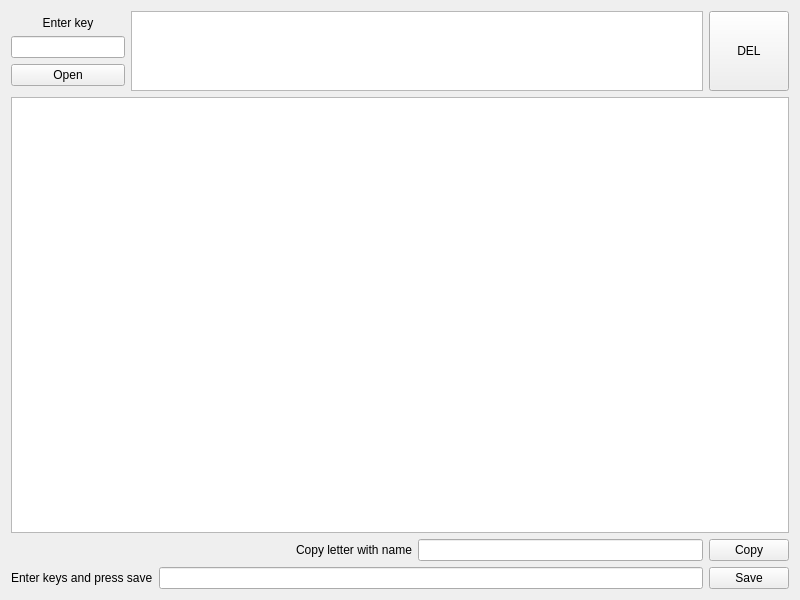
<?xml version="1.0" encoding="UTF-8"?>
<ui version="4.0">
 <class>Form</class>
 <widget class="QWidget" name="Form">
  <property name="geometry">
   <rect>
    <x>0</x>
    <y>0</y>
    <width>800</width>
    <height>600</height>
   </rect>
  </property>
  <property name="minimumSize">
   <size>
    <width>800</width>
    <height>600</height>
   </size>
  </property>
  <property name="windowTitle">
   <string>LetterSaver</string>
  </property>
  <layout class="QHBoxLayout" name="horizontalLayout" stretch="10">
   <item>
    <layout class="QVBoxLayout" name="verticalLayoutMain" stretch="1,10,0,0">
     <item>
      <layout class="QHBoxLayout" name="horizontalLayoutLoad" stretch="1,5,0">
       <item>
        <layout class="QVBoxLayout" name="verticalLayoutOk" stretch="2,1,1,0,2">
         <item>
          <spacer name="verticalSpacer_2">
           <property name="orientation">
            <enum>Qt::Vertical</enum>
           </property>
           <property name="sizeHint" stdset="0">
            <size>
             <width>20</width>
             <height>40</height>
            </size>
           </property>
          </spacer>
         </item>
         <item>
          <widget class="QLabel" name="labelKey">
           <property name="text">
            <string>Enter key</string>
           </property>
           <property name="alignment">
            <set>Qt::AlignCenter</set>
           </property>
          </widget>
         </item>
         <item>
          <widget class="QLineEdit" name="lineEditKey"/>
         </item>
         <item>
          <widget class="QPushButton" name="pushButtonOpen">
           <property name="text">
            <string>Open</string>
           </property>
          </widget>
         </item>
         <item>
          <spacer name="verticalSpacer">
           <property name="orientation">
            <enum>Qt::Vertical</enum>
           </property>
           <property name="sizeHint" stdset="0">
            <size>
             <width>20</width>
             <height>40</height>
            </size>
           </property>
          </spacer>
         </item>
        </layout>
       </item>
       <item>
        <widget class="QListWidget" name="listWidget"/>
       </item>
       <item>
        <widget class="QPushButton" name="pushButton">
         <property name="minimumSize">
          <size>
           <width>0</width>
           <height>80</height>
          </size>
         </property>
         <property name="text">
          <string>DEL</string>
         </property>
         <property name="shortcut">
          <string/>
         </property>
         <property name="autoDefault">
          <bool>false</bool>
         </property>
         <property name="default">
          <bool>false</bool>
         </property>
         <property name="flat">
          <bool>false</bool>
         </property>
        </widget>
       </item>
      </layout>
     </item>
     <item>
      <widget class="QPlainTextEdit" name="plainTextEditLetter"/>
     </item>
     <item>
      <layout class="QHBoxLayout" name="horizontalLayoutCopy">
       <item>
        <spacer name="horizontalSpacer">
         <property name="orientation">
          <enum>Qt::Horizontal</enum>
         </property>
         <property name="sizeHint" stdset="0">
          <size>
           <width>40</width>
           <height>20</height>
          </size>
         </property>
        </spacer>
       </item>
       <item>
        <widget class="QLabel" name="labelName">
         <property name="frameShape">
          <enum>QFrame::NoFrame</enum>
         </property>
         <property name="text">
          <string>Copy letter with name</string>
         </property>
        </widget>
       </item>
       <item>
        <widget class="QLineEdit" name="lineEditName"/>
       </item>
       <item>
        <widget class="QPushButton" name="pushButtonCopy">
         <property name="text">
          <string>Copy</string>
         </property>
        </widget>
       </item>
      </layout>
     </item>
     <item>
      <layout class="QHBoxLayout" name="horizontalLayoutSave">
       <item>
        <widget class="QLabel" name="labelKeysSave">
         <property name="text">
          <string>Enter keys and press save</string>
         </property>
        </widget>
       </item>
       <item>
        <widget class="QLineEdit" name="lineEditKeysSave"/>
       </item>
       <item>
        <widget class="QPushButton" name="pushButtonSave">
         <property name="text">
          <string>Save</string>
         </property>
        </widget>
       </item>
      </layout>
     </item>
    </layout>
   </item>
  </layout>
 </widget>
 <resources/>
 <connections/>
</ui>
